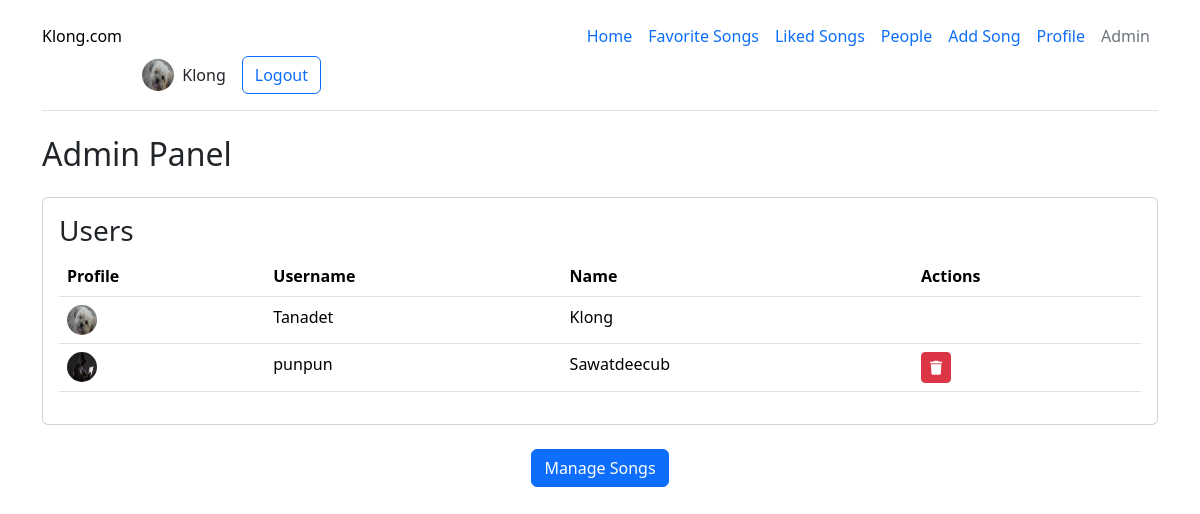
The page /admin (signed in) on the database its author committed.
### app.py (models this page shows)
class User(db.Model, UserMixin):
    id = db.Column(db.Integer, primary_key=True)
    username = db.Column(db.String(150), unique=True, nullable=False)  # ชื่อผู้ใช้
    password = db.Column(db.String(150), nullable=False)  # รหัสผ่าน (เข้ารหัสแล้ว)
    name = db.Column(db.String(150), default='Noman')  # ชื่อแสดง
    profile_pic = db.Column(db.String(500), default='/static/uploads/profile/default.png')  # รูปโปรไฟล์
    is_admin = db.Column(db.Boolean, default=False)  # สถานะผู้ดูแลระบบ
    songs = db.relationship('Song', backref='user', lazy=True)  # ความสัมพันธ์กับโมเดล Song
    likes = db.relationship('Like', backref='user', lazy=True)  # ความสัมพันธ์กับโมเดล Like

### app.py (the view)
@app.route('/admin')
@login_required
def admin():
    if not current_user.is_admin:  # ตรวจสอบสิทธิ์ผู้ดูแลระบบ
        return redirect(url_for('home'))
    users = User.query.all()  # ดึงข้อมูลผู้ใช้ทั้งหมด
    songs = Song.query.all()  # ดึงข้อมูลเพลงทั้งหมด
    return render_template('admin.html', users=users, songs=songs)

### app.py (called while the page is built)
@login_manager.user_loader
def load_user(user_id):
    return User.query.get(int(user_id))

### templates/admin.html (shortened to what this page needs)
<!DOCTYPE html>
<html lang="en">
<head>
    <link href="https://cdn.jsdelivr.net/npm/bootstrap@5.3.3/dist/css/bootstrap.min.css" rel="stylesheet">
    <link rel="stylesheet" href="https://cdnjs.cloudflare.com/ajax/libs/font-awesome/6.0.0/css/all.min.css">
</head>
<body>
    <div class="container">
        <header class="d-flex flex-wrap align-items-center justify-content-center justify-content-md-between py-3 mb-4 border-bottom">
            <div class="col-md-3 mb-2 mb-md-0">
                <a href="/" class="d-inline-flex link-body-emphasis text-decoration-none">
                    Klong.com
                </a>
            </div>
            <ul class="nav col-12 col-md-auto mb-2 justify-content-center mb-md-0">
                <li><a href="/" class="nav-link px-2">Home</a></li>
                <li><a href="/favorite" class="nav-link px-2">Favorite Songs</a></li>
                <li><a href="/like" class="nav-link px-2">Liked Songs</a></li>
                <li><a href="/people" class="nav-link px-2">People</a></li>
                <li><a href="/add" class="nav-link px-2">Add Song</a></li>
                <li><a href="/profile" class="nav-link px-2">Profile</a></li>
                <li><a href="/admin" class="nav-link px-2 link-secondary">Admin</a></li>
            </ul>
            <div class="col-md-3 text-end">
                <div class="d-flex align-items-center justify-content-end">
                    <img src="{{ current_user.profile_pic }}" class="rounded-circle me-2" width="32" height="32" alt="Profile">
                    <span class="me-3">{{ current_user.name }}</span>
                    <a href="/logout" class="btn btn-outline-primary">Logout</a>
                </div>
            </div>
        </header>
        <h2 class="mb-4">Admin Panel</h2>
        <div class="card mb-4">
            <div class="card-body">
                <h3>Users</h3>
                <div class="table-responsive">
                    <table class="table">
                        <thead>
                            <tr>
                                <th>Profile</th>
                                <th>Username</th>
                                <th>Name</th>
                                <th>Actions</th>
                            </tr>
                        </thead>
                        <tbody>
                            {% for user in users %}
                            <tr>
                                <td>
                                    <img src="{{ user.profile_pic }}" class="rounded-circle" width="30" height="30" alt="Profile">
                                </td>
                                <td>{{ user.username }}</td>
                                <td>{{ user.name }}</td>
                                <td>
                                    {% if user.id != current_user.id %}
                                    <button class="btn btn-danger btn-sm delete-user" data-user-id="{{ user.id }}">
                                        <i class="fas fa-trash"></i>
                                    </button>
                                    {% endif %}
                                </td>
                            </tr>
                            {% endfor %}
                        </tbody>
                    </table>
                </div>
            </div>
        </div>
        <div class="text-center mb-4">
            <a href="{{ url_for('admin_songs') }}" class="btn btn-primary">Manage Songs</a>
        </div>
    </div>
</body>
</html>

### rows shown on the page
User: profile_pic (picture), name "Klong", username "Tanadet"
User: profile_pic (picture), username "punpun", name "Sawatdeecub"
